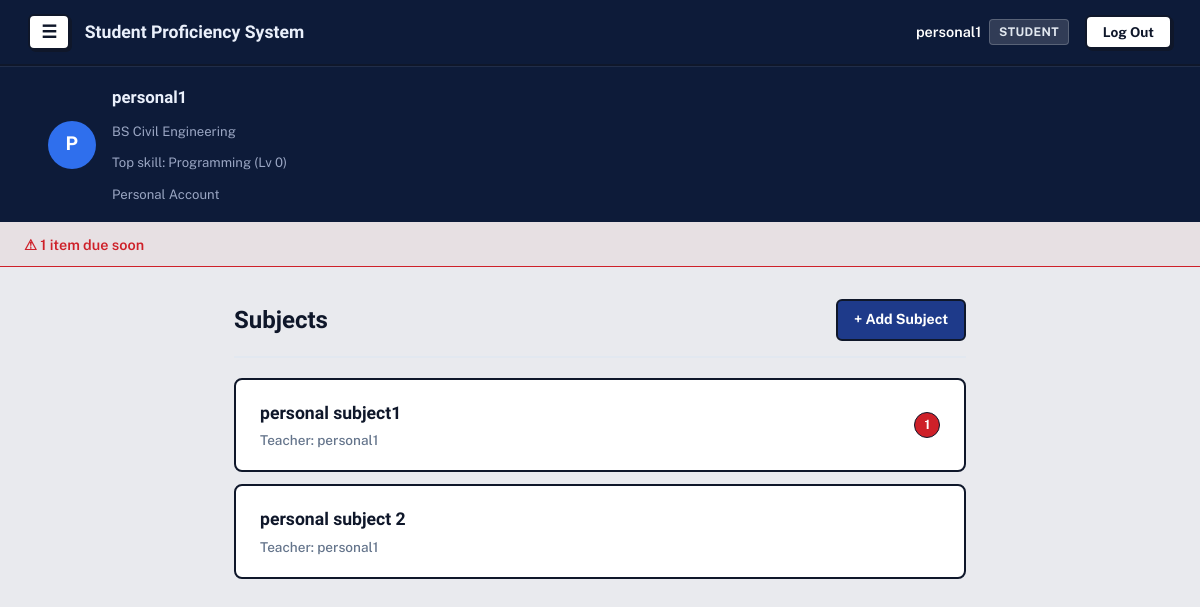
The page /tracker/ (signed in) on the database its author committed.
### accounts/models.py (models this page shows, shortened)
class Profile(models.Model):
    ROLE_CHOICES = [
        ('student', 'Student'),
        ('teacher', 'Teacher'),
    ]
    MODE_CHOICES = [
        ('personal', 'Personal'),
        ('professional', 'Professional'),
    ]
    user = models.OneToOneField(
        User, on_delete=models.CASCADE, related_name='profile')
    role = models.CharField(max_length=10, choices=ROLE_CHOICES)
    mode = models.CharField(
        max_length=15, choices=MODE_CHOICES, blank=True, null=True)
    course = models.ForeignKey(
        Course, on_delete=models.SET_NULL, null=True, blank=True)
    @property
    def is_manager(self):
        return self.role == 'teacher' or self.mode == 'personal'

### avatar/models.py (models this page shows, shortened)
class Course(models.Model):
    name = models.CharField(max_length=100)

class StudentSkill(models.Model):
    student = models.ForeignKey(
        User, on_delete=models.CASCADE, related_name='skills')
    skill = models.ForeignKey(Skill, on_delete=models.CASCADE)
    points = models.PositiveIntegerField(default=0)
    class Meta:
        unique_together = ('student', 'skill')
    @property
    def level(self):
        return self.points // 100

class Skill(models.Model):
    CATEGORY_CHOICES = [
        ('general', 'General Education'),
        ('course', 'Course-Specific'),
        ('broad', 'Broad (Non-College)'),
    ]
    name = models.CharField(max_length=100)
    description = models.TextField(blank=True)
    category = models.CharField(
        max_length=10, choices=CATEGORY_CHOICES, default='course')
    course = models.ForeignKey(
        Course, on_delete=models.CASCADE, null=True, blank=True, related_name='skills')

### tracker/models.py (models this page shows, shortened)
class Subject(models.Model):
    name = models.CharField(max_length=100)
    teacher = models.ForeignKey(
        User, on_delete=models.CASCADE, related_name='subjects_taught')
    students = models.ManyToManyField(
        User, related_name='subjects_enrolled', blank=True)

### tracker/views.py (the view)
# urls.py: path('', views.subject_list, name='subject_list'),
@login_required
def subject_list(request):
    if request.user.profile.is_manager:
        owned = Subject.objects.filter(teacher=request.user)
    else:
        owned = Subject.objects.none()
    enrolled = request.user.subjects_enrolled.all()
    subjects = (owned | enrolled).distinct()
    subject_data = []
    for subject in subjects:
        due_count = 0
        for topic in subject.lesson_plan.topics.all():
            for activity in topic.activities.all():
                completed = ActivityCompletion.objects.filter(
                    activity=activity, student=request.user).exists()
                if activity.due_soon and not completed:
                    due_count += 1
        for project in subject.projects.filter(deadline__isnull=False):
            submitted = ProjectSubmission.objects.filter(
                project=project, student=request.user).exists()
            if 0 <= (project.deadline - timezone.now().date()).days <= 3 and not submitted:
                due_count += 1
        subject_data.append({'subject': subject, 'due_count': due_count})
    return render(request, 'tracker/subject_list.html', {'subject_data': subject_data})

### accounts/context_processors.py (called while the page is built)
def profile_banner(request):
    if not request.user.is_authenticated or request.user.profile.role != 'student':
        return {}
    top_skill = request.user.skills.order_by('-points').first()
    return {'top_skill': top_skill}

### tracker/models.py (called while the page is built)
    @property
    def due_soon(self):
        return 0 <= (self.deadline - timezone.now().date()).days <= 3

### tracker/templates/tracker/subject_list.html
{% extends 'base.html' %}
{% block content %}
<div class="subjects-container">
    <div class="subjects-header">
        <h2>Subjects</h2>
        {% if user.profile.is_manager %}
        <a href="{% url 'add_subject' %}" class="btn-add-subject">+ Add Subject</a>
        {% endif %}
    </div>
    <ul class="subject-list">
        {% for item in subject_data %}
        <li>
            <a href="{% url 'lesson_plan_view' item.subject.id %}" class="subject-card">
                <div class="subject-card-text">
                    <div class="subject-card-name">{{ item.subject.name }}</div>
                    <div class="subject-card-teacher">Teacher: {{ item.subject.teacher.username }}</div>
                </div>
                {% if item.due_count %}
                <span class="subject-card-badge">{{ item.due_count }}</span>
                {% endif %}
            </a>
        </li>
        {% empty %}
        <li class="empty-state-card">
            <p class="muted-note">No subjects available yet.</p>
        </li>
        {% endfor %}
    </ul>
</div>
{% endblock %}

### templates/base.html (shortened to what this page needs)
{% load static %}
<!DOCTYPE html>
<html lang="en">
<head>
    <link rel="stylesheet" href="{% static 'css/style.css' %}">
</head>
<body>
    <nav class="navbar">
        <div class="navbar-left">
            {% if user.is_authenticated %}
            <button id="menuToggle" class="menu-btn" aria-label="Menu">☰</button>
            {% endif %}
            <span class="brand">Student Proficiency System</span>
        </div>
        <div class="navbar-right">
            {% if user.is_authenticated %}
            <div class="user-badge">
                <span class="user-name">{{ user.username }}</span>
                <span class="role-pill">{{ user.profile.role|capfirst }}</span>
            </div>
            <form method="post" action="{% url 'logout' %}" class="logout-form">
                <button type="submit" class="btn-logout">Log Out</button>
            </form>
            {% else %}
            <a href="{% url 'login' %}" class="btn-auth">Log In</a>
            <a href="{% url 'signup' %}" class="btn-auth btn-signup">Sign Up</a>
            {% endif %}
        </div>
    </nav>
    {% if user.is_authenticated and user.profile.role == 'student' %}
    <div class="profile-banner">
        <div class="profile-banner-inner">
            <div class="profile-avatar-circle">{{ user.username|slice:":1"|upper }}</div>
            <div class="profile-info">
                <div class="profile-name">{{ user.username }}</div>
                <div class="profile-line">
                    {% if user.profile.course %}{{ user.profile.course.name }}{% else %}No course{% endif %}
                </div>
                <div class="profile-line">
                    {% if top_skill %}Top skill: {{ top_skill.skill.name }} (Lv {{ top_skill.level }}){% else %}No skills yet{% endif %}
                </div>
                <div class="profile-line">
                    {% if user.profile.mode == 'personal' %}Personal Account{% else %}Professional Account{% endif %}
                </div>
            </div>
        </div>
    </div>
    {% endif %}
    {% if reminder_count %}
    <div class="reminder-bar">
        <a href="{% url 'task_list' %}" class="reminder-btn">⚠ {{ reminder_count }} item{{ reminder_count|pluralize }} due soon</a>
    </div>
    {% endif %}
    <main class="page">
        {% block content %}
        {% endblock %}
    </main>
</body>
</html>

### rows shown on the page
StudentSkill: skill.name "Programming", level "0"
Subject: subject.name "personal subject1", subject.teacher.username "personal1", due_count "1"
Subject: subject.name "personal subject 2", subject.teacher.username "personal1"

### other values the page prints
{{ user.username }} "personal1"
{{ user.profile.role|capfirst }} "STUDENT"
{{ user.username|slice:":1"|upper }} "P"
{{ user.profile.course.name }} "BS Civil Engineering"
{{ reminder_count }} "1"
